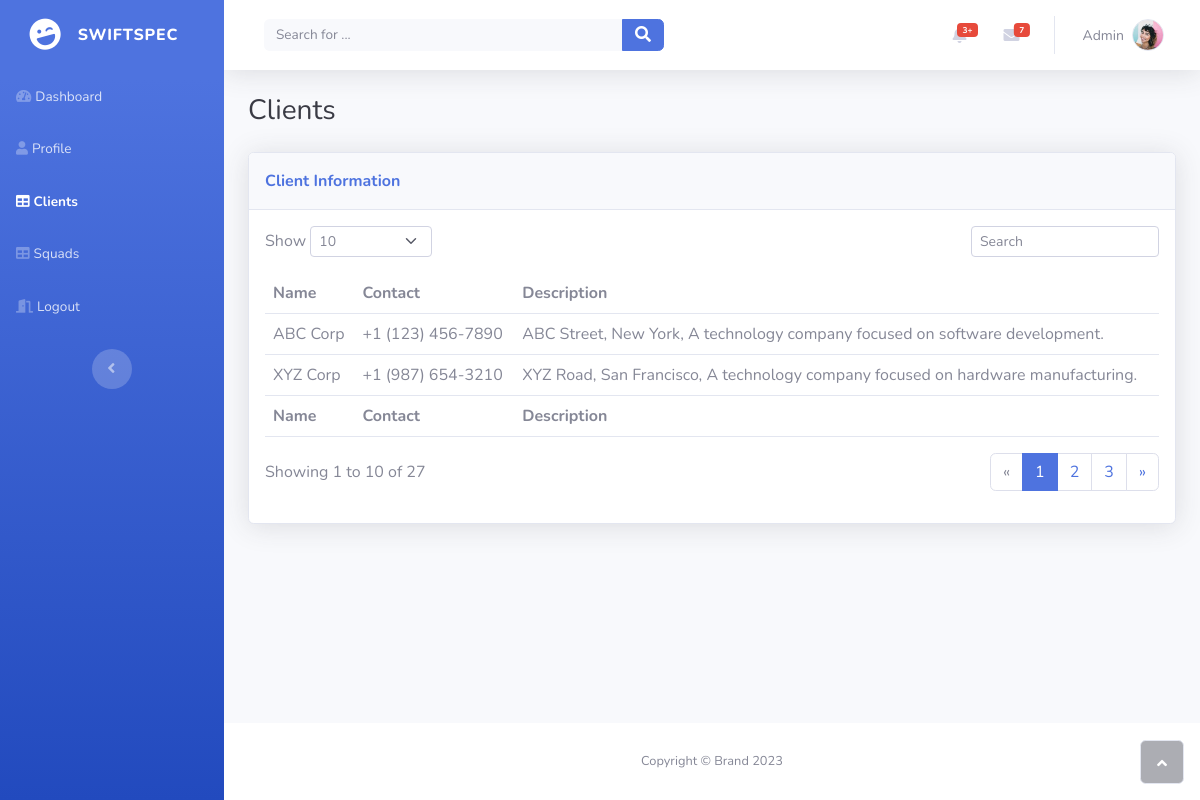
/clients.php, run on the app's committed database.
### tables this page shows
CREATE TABLE `client` (
  `ClientID` int(11) NOT NULL,
  `Name` varchar(50) DEFAULT NULL,
  `Contact` varchar(255) DEFAULT NULL,
  `Description` text DEFAULT NULL
);

### php/displayclients.php (called while the page is built)
<?php
require_once 'connection.php';
$sql = "SELECT * FROM client";
$result = $connection->query($sql);
$rows = array();
if ($result->num_rows > 0) {
  while($row = $result->fetch_assoc()) {
    $rows[] = $row;
  }
}
?>

### clients.php (the view, shortened to what this page needs)
<?php
    require_once 'php/displayclients.php';
?>
<!DOCTYPE html>
<html lang="en">
<head>
    <link rel="stylesheet" href="assets/bootstrap/css/bootstrap.min.css">
    <link rel="stylesheet" href="assets/fonts/fontawesome-all.min.css">
</head>
<body id="page-top">
    <div id="wrapper">
        <nav class="navbar navbar-dark align-items-start sidebar sidebar-dark accordion bg-gradient-primary p-0">
            <div class="container-fluid d-flex flex-column p-0"><a class="navbar-brand d-flex justify-content-center align-items-center sidebar-brand m-0" href="#">
                    <div class="sidebar-brand-icon rotate-n-15"><i class="fas fa-laugh-wink"></i></div>
                    <div class="sidebar-brand-text mx-3"><span>SwiftSpec</span></div>
                </a>
                <ul class="navbar-nav text-light" id="accordionSidebar">
                    <li class="nav-item"><a class="nav-link" href="admin.php"><i class="fas fa-tachometer-alt"></i><span>Dashboard</span></a></li>
                    <li class="nav-item"><a class="nav-link" href="profile.html"><i class="fas fa-user"></i><span>Profile</span></a></li>
                    <li class="nav-item"><a class="nav-link active" href="clients.php"><i class="fas fa-table"></i><span>Clients</span></a></li>
                    <li class="nav-item"><a class="nav-link" href="squads.php"><i class="fas fa-table"></i><span>Squads</span></a></li>
                    <li class="nav-item"><a class="nav-link" href="php/logout.php"><i class="fas fa-door-open"></i><span>Logout</span></a></li>
                </ul>
                <div class="text-center d-none d-md-inline"><button class="btn rounded-circle border-0" id="sidebarToggle" type="button"></button></div>
            </div>
        </nav>
        <div class="d-flex flex-column" id="content-wrapper">
            <div id="content">
                <nav class="navbar navbar-light navbar-expand bg-white shadow mb-4 topbar static-top">
                    <div class="container-fluid"><button class="btn btn-link d-md-none rounded-circle me-3" id="sidebarToggleTop" type="button"><i class="fas fa-bars"></i></button>
                        <form class="d-none d-sm-inline-block me-auto ms-md-3 my-2 my-md-0 mw-100 navbar-search">
                            <div class="input-group"><input class="bg-light form-control border-0 small" type="text" placeholder="Search for ..."><button class="btn btn-primary py-0" type="button"><i class="fas fa-search"></i></button></div>
                        </form>
                        <ul class="navbar-nav flex-nowrap ms-auto">
                            <li class="nav-item dropdown no-arrow mx-1">
                                <div class="nav-item dropdown no-arrow"><a class="dropdown-toggle nav-link" aria-expanded="false" data-bs-toggle="dropdown" href="#"><span class="badge bg-danger badge-counter">3+</span><i class="fas fa-bell fa-fw"></i></a>
                                </div>
                            </li>
                            <li class="nav-item dropdown no-arrow mx-1">
                                <div class="nav-item dropdown no-arrow"><a class="dropdown-toggle nav-link" aria-expanded="false" data-bs-toggle="dropdown" href="#"><span class="badge bg-danger badge-counter">7</span><i class="fas fa-envelope fa-fw"></i></a>
                                </div>
                            </li>
                            <li class="nav-item dropdown no-arrow">
                                <div class="nav-item dropdown no-arrow"><a class="dropdown-toggle nav-link" aria-expanded="false" data-bs-toggle="dropdown" href="#"><span class="d-none d-lg-inline me-2 text-gray-600 small">Admin</span><img class="border rounded-circle img-profile" src="assets/img/avatars/avatar1.jpeg"></a>
                                </div>
                            </li>
                        </ul>
                    </div>
                </nav>
                <div class="container-fluid">
                    <h3 class="text-dark mb-4">Clients</h3>
                    <div class="card shadow">
                        <div class="card-header py-3">
                            <p class="text-primary m-0 fw-bold">Client Information</p>
                        </div>
                        <div class="card-body">
                            <div class="row">
                                <div class="col-md-6 text-nowrap">
                                    <div id="dataTable_length" class="dataTables_length" aria-controls="dataTable"><label class="form-label">Show&nbsp;<select class="d-inline-block form-select form-select-sm">
                                                <option value="10" selected="">10</option>
                                            </select>&nbsp;</label></div>
                                </div>
                                <div class="col-md-6">
                                    <div class="text-md-end dataTables_filter" id="dataTable_filter"><label class="form-label"><input type="search" class="form-control form-control-sm" aria-controls="dataTable" placeholder="Search"></label></div>
                                </div>
                            </div>
                            <div class="table-responsive table mt-2" id="dataTable" role="grid" aria-describedby="dataTable_info">
                                <table class="table my-0" id="dataTable">
                                    <thead>
                                        <tr>
                                            <th>Name</th>
                                            <th>Contact</th>
                                            <th>Description</th>
                                        </tr>
                                    </thead>
                                    <tbody>
                                        <?php foreach ($rows as $row): ?>
                                            <tr>
                                                <td><?php echo $row['Name']; ?></td>
                                                <td><?php echo $row['Contact']; ?></td>
                                                <td><?php echo $row['Description']; ?></td>
                                            </tr>
                                        <?php endforeach; ?>
                                    </tbody>
                                    <tfoot>
                                        <tr>
                                            <td><strong>Name</strong></td>
                                            <td><strong>Contact</strong></td>
                                            <td><strong>Description</strong></td>
                                        </tr>
                                    </tfoot>
                                </table>
                            </div>
                            <div class="row">
                                <div class="col-md-6 align-self-center">
                                    <p id="dataTable_info" class="dataTables_info" role="status" aria-live="polite">Showing 1 to 10 of 27</p>
                                </div>
                                <div class="col-md-6">
                                    <nav class="d-lg-flex justify-content-lg-end dataTables_paginate paging_simple_numbers">
                                        <ul class="pagination">
                                            <li class="page-item disabled"><a class="page-link" aria-label="Previous" href="#"><span aria-hidden="true">«</span></a></li>
                                            <li class="page-item active"><a class="page-link" href="#">1</a></li>
                                            <li class="page-item"><a class="page-link" href="#">2</a></li>
                                            <li class="page-item"><a class="page-link" href="#">3</a></li>
                                            <li class="page-item"><a class="page-link" aria-label="Next" href="#"><span aria-hidden="true">»</span></a></li>
                                        </ul>
                                    </nav>
                                </div>
                            </div>
                        </div>
                    </div>
                </div>
            </div>
            <footer class="bg-white sticky-footer">
                <div class="container my-auto">
                    <div class="text-center my-auto copyright"><span>Copyright © Brand 2023</span></div>
                </div>
            </footer>
        </div><a class="border rounded d-inline scroll-to-top" href="#page-top"><i class="fas fa-angle-up"></i></a>
    </div>
</body>
</html>

### data on the page
client: Name "ABC Corp", Contact "+1 (123) 456-7890", Description "ABC Street, New York, A technology company focused on software development."
client: Name "XYZ Corp", Contact "+1 (987) 654-3210", Description "XYZ Road, San Francisco, A technology company focused on hardware manufacturing."
